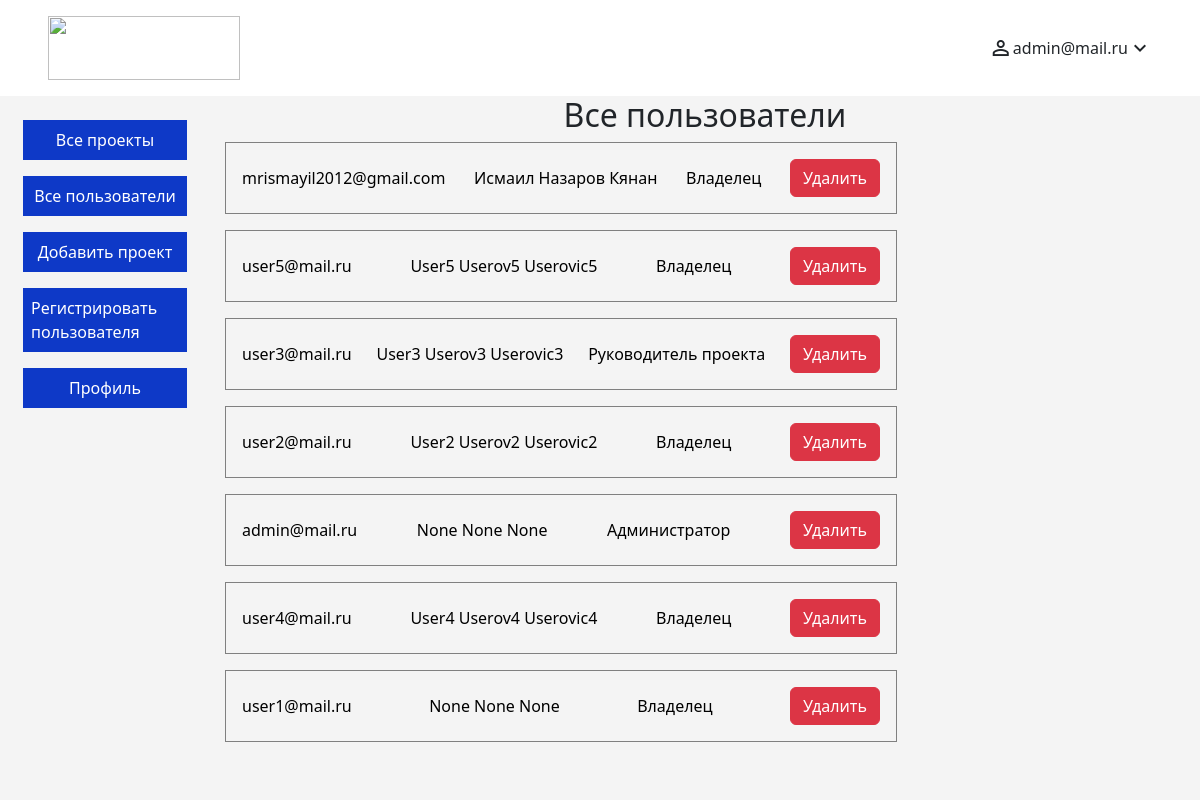
Page /administrator/users/all (signed in) on the committed database.
### account/models.py (models this page shows, shortened)
class Account(Base, AbstractBaseUser, PermissionsMixin):
    class Role(models.TextChoices):
        ADMIN = 'admin', 'Администратор'
        OWNER = 'owner', 'Владелец'
        DIRECTOR = 'director', 'Руководитель проекта'
    email = models.EmailField(max_length=255, unique=True, verbose_name='Email')
    password = models.CharField(max_length=255, verbose_name='Пароль')
    name = models.CharField(max_length=255, blank=True, null=True, verbose_name='Имя')
    surname = models.CharField(max_length=255, blank=True, null=True, verbose_name='Фамилия')
    patronymic = models.CharField(max_length=255, blank=True, null=True, verbose_name='Отчество')
    phone = models.CharField(max_length=15, blank=True, null=True, verbose_name='Номер телефона')
    avatar = models.FileField(upload_to='account/', blank=True, null=True, verbose_name='Аватар')
    role = models.CharField(max_length=10, choices=Role.choices, default=Role.DIRECTOR, verbose_name='Роль')
    is_active = models.BooleanField(default=True, verbose_name='Активный')
    is_superuser = models.BooleanField(default=False, verbose_name='Админ')
    is_staff = models.BooleanField(default=False, verbose_name='Сотрудник')
    token = models.CharField(max_length=255, blank=True, null=True, verbose_name='Токен')
    USERNAME_FIELD = 'email'
    REQUIRED_FIELDS = []  # Другие обязательные поля, если требуется
    objects = CustomUserManager()  # Подключите ваш кастомный менеджер
    def __str__(self):
        return self.email
    class Meta:
        verbose_name = 'Пользователь'
        verbose_name_plural = 'Пользователи'

### pages/views.py (the view)
# urls.py: path("administrator/users/all", views.admin_all_users_page, name="admin_all_users_page"),
def admin_all_users_page(request):
    users = Account.objects.all().order_by("-created_at")
    roles = [{'name': '', 'label': 'Выбрать роль'},
                 {'name': 'admin', 'label': 'Администратор'},
                 {'name': 'owner', 'label': 'Владелец'},
                 {'name': 'director', 'label': 'Руководитель проекта'},
                ]
    context = {
        "users": users,
        "roles": roles,
        }
    return render(request, "account/all_users.html", context)

### pages/templates/account/all_users.html (shortened to what this page needs)
{% extends 'layouts/admin_base.html' %}
{% load static %}
{% load crispy_forms_tags %}
{% block styles %}
<link rel="stylesheet" href="{% static 'account/styles/all_users.css' %}">
{% endblock %}
{% block content %}
{% if user.is_superuser %}
<main class="admin-users-page">
    <div class="row">
        <h2 class="users-main-title">Все пользователи</h2>
    </div>
    {% for user in users %}
    <a class="user-update-link" href="{% url 'update_user' 'user' user.id %}">
        <div class="user-block" id="user-block">
            <div class="user-email-block">
                <p class="user-email">{{ user.email }}</p>
            </div>
            <div class="user-name-block">
                <p class="user-name">{{ user.name }} {{ user.surname }} {{ user.patronymic }}</p>
            </div>
            <div class="user-role-block">
                {% for role in roles %}
                <p class="user-role">{% if user.role == role.name %}{{ role.label }}{% endif %}</p>
                {% endfor %}
            </div>
            <div class="user-actions-block">
                <form method="post" action="{% url 'delete_user' user.id %}">
                    <button type="submit" id="delete_user" class="btn btn-danger"
                data-id="{{ user.id }}" data-token="{{ csrf_token }}">Удалить</button>
                </form>
            </div>
        </div>
    </a>
    {% endfor %}
</main>
{% endif %}
{% endblock content %}

### pages/templates/layouts/admin_base.html (shortened to what this page needs)
{% load static %}
<!DOCTYPE html>
<html lang="en">
<head>
    {% block styles %}{% endblock %}
    <link href="{% static 'css/bootstrap.min.css' %}" rel="stylesheet">
    <link rel="stylesheet" href="{% static 'projects/styles/adminStyles.css' %}">
    <link rel="stylesheet" href="{% static 'projects/styles/style.css' %}">
    <link rel="stylesheet" href="{% static 'account/styles/style.css' %}">
    <link href="{% static 'fontawesomefree/css/fontawesome.css' %}" rel="stylesheet" type="text/css">
    <link href="{% static 'fontawesomefree/css/brands.css' %}" rel="stylesheet" type="text/css">
    <link href="{% static 'fontawesomefree/css/solid.css' %}" rel="stylesheet" type="text/css">
</head>
<body>
    {% if user.is_superuser %}
    <header class="auth-header">
        <div class="logo">
            <img class="logo-img" src="{% static 'images/logo.png' %}" alt="">
        </div>
        <div class="account">
            <span class="material-icons">
            </span>
            <span>{{ user }}</span>
            <span class="material-icons" id="toggle-dropdown" style="cursor: pointer;">
            </span>
        </div>
    </header>
    <main class="base-main">
        <section class="base-menu">
            <nav class="base-menu-items">
                <a class="base-menu-item" href="{% url 'admin_all_projects_page' %}">Все проекты</a>
                <a class="base-menu-item" href="{% url 'admin_all_users_page' %}">Все пользователи</a>
                <a class="base-menu-item" href="{% url 'project_create_page' %}">Добавить проект</a>
                <a class="base-menu-item" href="{% url 'register' %}">Регистрировать пользователя</a>
                <a class="base-menu-item" href="{% url 'update_user' 'admin' user.id %}">Профиль</a>
            </nav>
        </section>
        <section class="base-content">
            {% block content %}{% endblock content %}
        </section>
    </main>
    {% endif %}
</body>
</html>

### pages/static/account/styles/all_users.css (style rules this page uses)
p { margin: 0 !important; }
.users-main-title { text-align: center; }
.user-block { display: flex; justify-content: space-between; align-items: center; margin-bottom: 1em; border: 1px gray solid; padding: 1em; width: 70%; }
.user-update-link { text-decoration: none; color: #000; }

### pages/static/projects/styles/style.css (style rules this page uses)
html, body { height: 100%; margin: 0; }
.base-main { background: #F4F4F4; display: flex; justify-content: space-around; align-items: flex-start; flex: 1; }
.base-menu-items { display: flex; flex-direction: column; justify-content: space-around; align-items: center; }
.base-menu-item { display: flex; justify-content: center; align-items: center; text-decoration: none; width: 100%; background: #0e39c7; border-color: #0e39c7; padding: 0.5em; color: #fff; margin-top: 1em; }
.base-menu { width: 15%; padding: 0.5em; }
.base-content { width: 80%; }

### pages/static/account/styles/style.css (style rules this page uses)
html, body { height: 100%; margin: 0; }
body { display: flex; flex-direction: column; }
.logo-img { width: 12em; height: 4em; }
.account { display: flex; justify-content: space-between; align-items: center; }
.auth-header { display: flex; justify-content: space-between; align-items: center; padding: 1em 3em; }

### rows in the picture
Account: email "admin@mail.ru", name "None", surname "None", patronymic "None", label "Администратор"
Account: email "mrismayil2012@gmail.com", name "Исмаил", surname "Назаров", patronymic "Кянан", label "Владелец"
Account: email "user5@mail.ru", name "User5", surname "Userov5", patronymic "Userovic5", label "Владелец"
Account: email "user3@mail.ru", name "User3", surname "Userov3", patronymic "Userovic3", label "Руководитель проекта"
Account: email "user2@mail.ru", name "User2", surname "Userov2", patronymic "Userovic2", label "Владелец"
Account: email "user4@mail.ru", name "User4", surname "Userov4", patronymic "Userovic4", label "Владелец"
Account: email "user1@mail.ru", name "None", surname "None", patronymic "None", label "Владелец"
